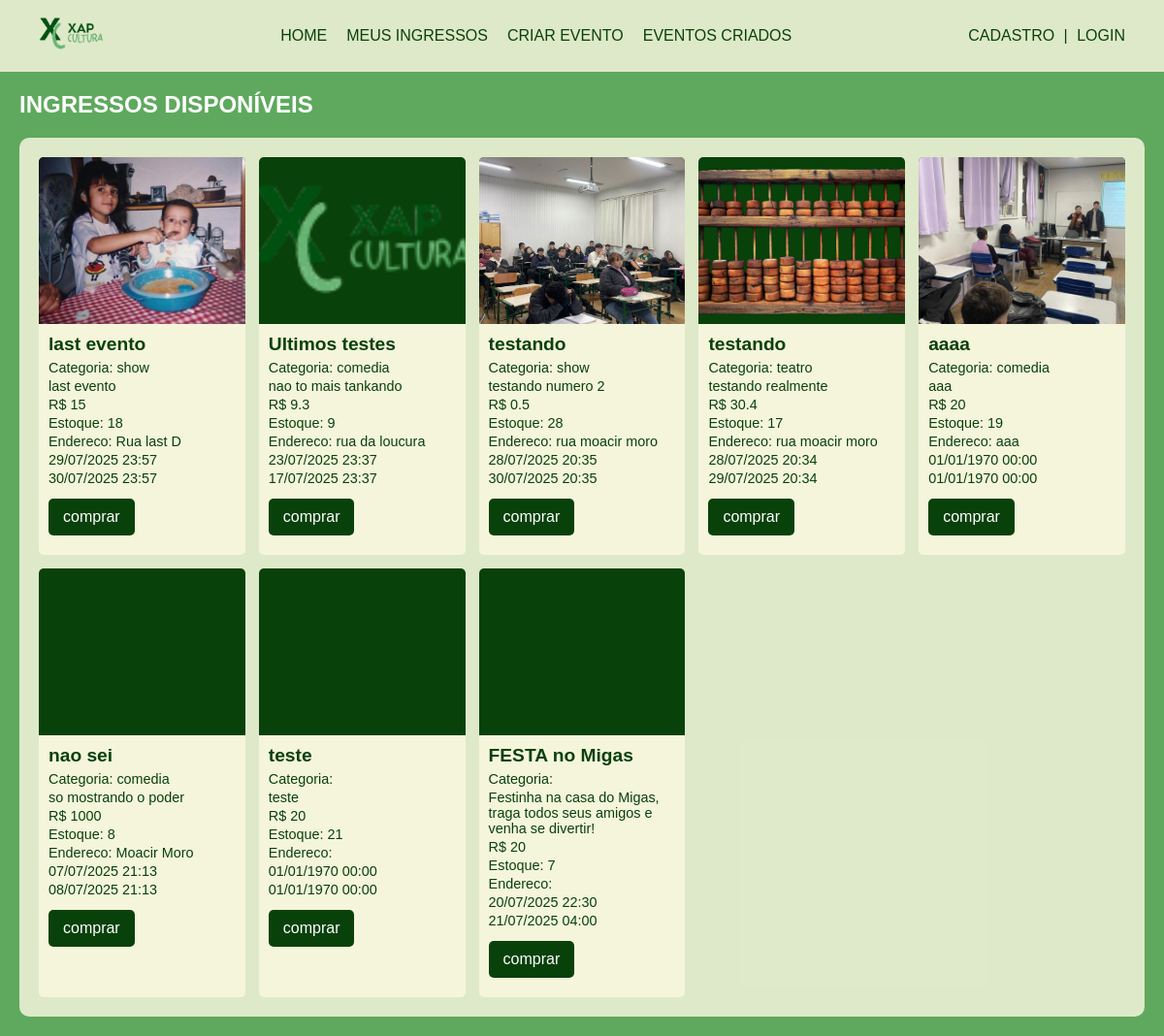
Before: / with the older database file.
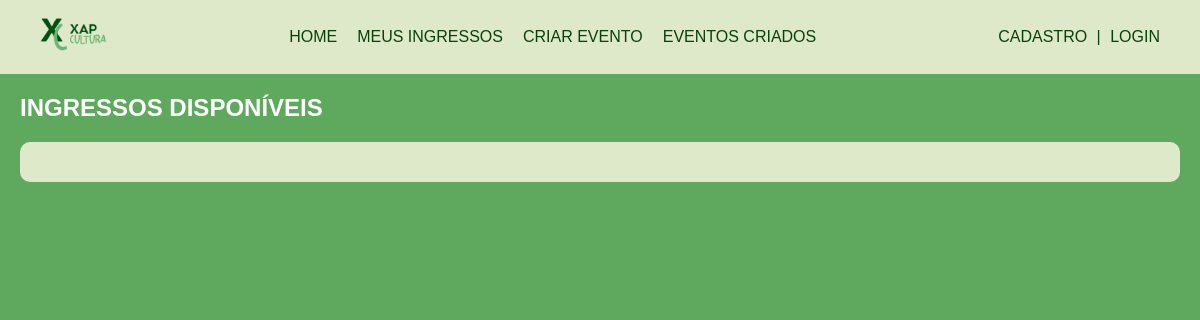
After: the same page with the newer database file.
### tables this page shows
CREATE TABLE ingressos (
            id INTEGER PRIMARY KEY AUTOINCREMENT,
            nome TEXT NOT NULL,
            descricao TEXT,
            preco REAL NOT NULL,
            quantidade INTEGER NOT NULL,
            reservado INTEGER DEFAULT 0,
            data_reserva INTEGER,
            id_usuario INTEGER NOT NULL,
            caminho_imagem TEXT,
            endereco TEXT,
            tipo_evento TEXT,
            data_evento TEXT,
            data_evento_fim TEXT,
            status TEXT DEFAULT 'disponivel',
            quantidade_reservada INTEGER DEFAULT 0,
            id_usuario_reserva INTEGER,
            FOREIGN KEY (id_usuario) REFERENCES usuarios(id)
        );

### Public/index.php (called while the page is built, shortened)
<?php
$mostrar = new Produto();
$ingressosDisponiveis = $mostrar->mostrarEventoDisponivel();
require_once __DIR__ . '/../views/Compras/vitrine_compras_views.php';

### src/Database.php (called while the page is built, shortened)
<?php
class Database {
    private static ?PDO $conn = null;
    public static function conectar():PDO{
        if (self::$conn === null) {
            try{
                $caminhoBanco = __DIR__ . '/../sql/database.db';
                self::$conn = new PDO("sqlite:" . $caminhoBanco);
                self::$conn->setAttribute(PDO::ATTR_ERRMODE, PDO::ERRMODE_EXCEPTION);
            } catch (PDOException $e){
                die("Erro ao conectar com o banco: " . $e->getMessage());
            }
        }
        return self::$conn;
    }
}

### src/Models/Produto.php (called while the page is built, shortened)
<?php
class Produto extends Model{
    protected function getTableName(): string
    {
    return 'ingressos';
    }
    public function mostrarEventoDisponivel(){
        try{
            $stmt = $this->pdo->prepare("SELECT * FROM {$this->tabela} WHERE quantidade > 0 ORDER BY id DESC");
            $stmt->execute();
            return $stmt->fetchAll();
        } catch(PDOException $e){
            die("Erro ao buscar mostrar eventos: " . $e->getMessage());
        }
    }
}

### src/Core/Model.php (called while the page is built, shortened)
<?php
abstract class Model{
    public function __construct()
    {
        $this->pdo = Database::conectar();
        $this->tabela = $this->getTableName();
    }
}

### views/Compras/vitrine_compras_views.php (the view, shortened to what this page needs)
<!DOCTYPE html>
<html lang="pt-br">
<head>
    <link rel="stylesheet" href="/css/style.css">
</head>
<body>
<header class="barra-superior">
    <div class="logo">
        <img src="/Public/imagens/logo-Photoroom.png" alt="Logo XAP Cultura">
    </div>
    <nav class="navegacao-principal">
        <a href="/Public/index.php">home</a>
        <a href="/Public/Clientes/meus_ingressos.php">Meus Ingressos</a>
        <a href="/views/criar_produto_form.php">Criar Evento</a>
        <a href="/Public/produtos/listar_produto.php">Eventos Criados</a>
    </nav>
    <div class="area-usuario">
        <?php if (isset($_SESSION['usuario_id'])): ?>
            <span class="bem-vindo">
                BEM VINDO(A), <?= strtoupper(htmlspecialchars($_SESSION['usuario_nome'])) ?>
            </span>
            <p class="bem-vindo">|</p>
            <a href="/Public/logout.php">Logout</a>
        <?php else: ?>
            <div class="autenticacao">
                <a href="/views/Clientes/cadastro_cliente.html">CADASTRO</a>
                <span class="bem-vindo">|</span>
                <a href="/views/Clientes/login_cliente.html">LOGIN</a>
            </div>
        <?php endif; ?>
    </div>
</header>
    <main class="conteudo-principal">
    <section class="vitrine-ingressos">
        <h2>INGRESSOS DISPONÍVEIS</h2>
        <div class="grid-ingressos">
            <?php foreach ($ingressosDisponiveis as $ingresso): ?>
                <article class="card-ingresso">
                    <div class="card-imagem">
                        <?php if (!empty($ingresso['caminho_imagem'])): ?>
                            <img src="<?= htmlspecialchars($ingresso['caminho_imagem']) ?>" class="imagem-quadrada">
                        <?php endif; ?>
                    </div>
                    <div class="card-info">
                        <h3><?= htmlspecialchars($ingresso['nome']) ?></h3>
                        <p class="local">Categoria: <?= htmlspecialchars($ingresso['tipo_evento']) ?></p>
                        <p class="local"><?= htmlspecialchars($ingresso['descricao']) ?></p>
                        <p class="preco">R$ <?= htmlspecialchars($ingresso['preco']) ?></p>
                        <p class="quantidade">Estoque: <?= htmlspecialchars($ingresso['quantidade']) ?></p>
                        <p class="local">Endereco: <?= htmlspecialchars($ingresso['endereco']) ?></p>
                        <p class="local"><?= date('d/m/Y H:i', strtotime($ingresso['data_evento'])) ?></p>
                        <p class="local"><?= date('d/m/Y H:i', strtotime($ingresso['data_evento_fim'])) ?></p>
                        <a href="/Public/reservar.php?id=<?= $ingresso['id'] ?>" class="botao">comprar</a>
                    </div>
                </article>
            <?php endforeach; ?>
        </div> </section>
</main>
</body>
</html>

Changed rows visible on the page:
removed ingressos: caminho_imagem (picture), nome "last evento", tipo_evento "show", descricao "last evento", preco "15", quantidade "18", endereco "Rua last D", data_evento "29/07/2025 23:57", data_evento_fim "30/07/2025 23:57"
removed ingressos: caminho_imagem (picture), nome "Ultimos testes", tipo_evento "comedia", descricao "nao to mais tankando", preco "9.3", quantidade "9", endereco "rua da loucura", data_evento "23/07/2025 23:37", data_evento_fim "17/07/2025 23:37"
removed ingressos: caminho_imagem (picture), nome "testando", tipo_evento "show", descricao "testando numero 2", preco "0.5", quantidade "28", endereco "rua moacir moro", data_evento "28/07/2025 20:35", data_evento_fim "30/07/2025 20:35"
removed ingressos: caminho_imagem (picture), nome "testando", tipo_evento "teatro", descricao "testando realmente", preco "30.4", quantidade "17", endereco "rua moacir moro", data_evento "28/07/2025 20:34", data_evento_fim "29/07/2025 20:34"
removed ingressos: caminho_imagem (picture), nome "aaaa", tipo_evento "comedia", descricao "aaa", preco "20", quantidade "19", endereco "aaa", data_evento "01/01/1970 00:00", data_evento_fim "01/01/1970 00:00"
removed ingressos: nome "nao sei", tipo_evento "comedia", descricao "so mostrando o poder", preco "1000", quantidade "8", endereco "Moacir Moro", data_evento "07/07/2025 21:13", data_evento_fim "08/07/2025 21:13"
removed ingressos: nome "teste", descricao "teste", preco "20", quantidade "21", data_evento "01/01/1970 00:00", data_evento_fim "01/01/1970 00:00"
removed ingressos: nome "FESTA no Migas", descricao "Festinha na casa do Migas, traga todos seus amigos e venha se divertir!", preco "20", quantidade "7", data_evento "20/07/2025 22:30", data_evento_fim "21/07/2025 04:00"
